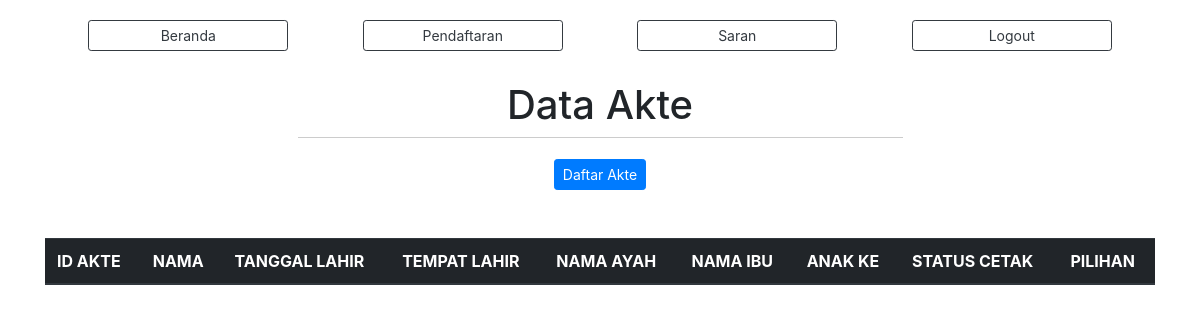
Page /?view=data-akte (signed in) on the earlier database version.
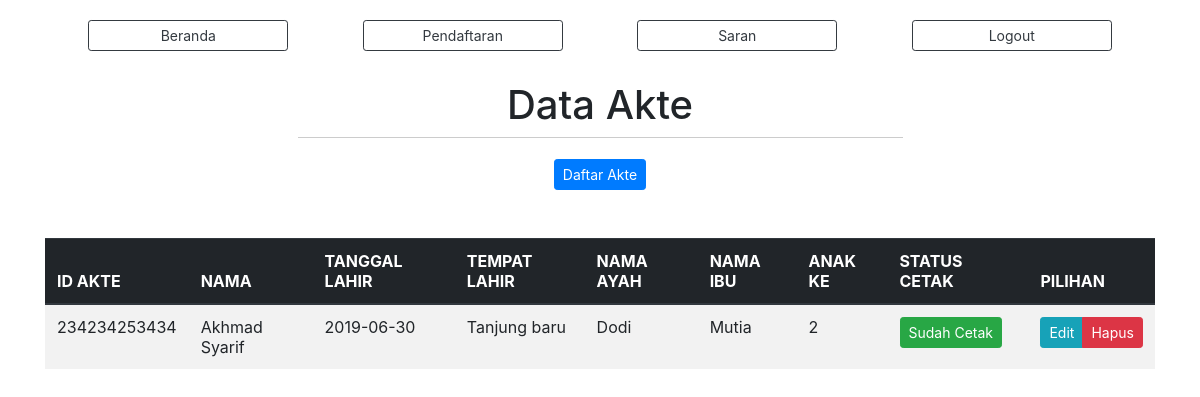
Same page on the later database version.
### tables this page shows
CREATE TABLE `akte_kelahiran` (
  `id_akte` int(100) NOT NULL,
  `no_akte` bigint(200) NOT NULL,
  `nama` varchar(25) NOT NULL,
  `tanggal_lahir` date NOT NULL,
  `tempat_lahir` varchar(50) NOT NULL,
  `nama_ayah` varchar(50) NOT NULL,
  `nama_ibu` varchar(50) NOT NULL,
  `anakke` int(5) NOT NULL,
  `status_cetak` int(5) NOT NULL DEFAULT 0,
  `tanggal_permohonan` date NOT NULL
);

### config/config.php (called while the page is built, shortened)
<?php
function base_url($url = null ) {
	$base_url = "http://localhost/aplikasi_kependudukan_capil/";
	if ($url != null ) {
		return $base_url."/".$url;
	} else  {
			return $base_url;
	}
}

### models/admin.php (called while the page is built, shortened)
<?php
class Admin
{
  private $mysqli;
  function __construct($mysqli)
  {
    $this->mysqli = $mysqli;
  }
  public function showAKTE()
  {
    $db = $this->mysqli->conn;
    $sql = " SELECT * FROM akte_kelahiran ";
    $query = $db->query($sql);
    return $query;
  }
}
?>

### view/akte/data-akte.php (the view)
<div class="header-hal">
    <h1>Data Akte</h1>
    <hr>
    <?php if (@$_SESSION['user']) { ?>
    <a href="?view=daftar-akte" class="btn btn-sm btn-primary">Daftar Akte</a>
  <?php } ?>
</div>
<div class="container mt-5">
  <table class="table table-striped table-hover">
    <thead class="thead-dark">
      <tr>
        <th>ID AKTE</th>
        <th>NAMA</th>
        <th>TANGGAL LAHIR</th>
        <th>TEMPAT LAHIR</th>
        <th>NAMA AYAH</th>
        <th>NAMA IBU</th>
        <th>ANAK KE</th>
        <?php if (@$_SESSION['hak_akses'] == 2) { ?>
        <th>STATUS CETAK</th>
        <th>PILIHAN</th>
        <?php } ?>
      </tr>
    </thead>
    <tbody>
      <?php
      $data = $objAdmin->showAKTE();
      while ($a = $data->fetch_object()) {
      ?>
      <tr>
        <td><?=$a->no_akte ?></td>
        <td><?=$a->nama ?></td>
        <td><?=$a->tanggal_lahir ?></td>
        <td><?=$a->tempat_lahir ?></td>
        <td><?=$a->nama_ayah ?></td>
        <td><?=$a->nama_ibu ?></td>
        <td><?=$a->anakke ?></td>
        <?php if (@$_SESSION['hak_akses'] == 2) { ?>
          <td>
            <?php
            if ($a->status_cetak == 0) { ?>
              <a href="?view=status-cetak-akte&nik=<?=$a->no_akte ?>&status=<?=$a->status_cetak ?>" class="btn btn-sm btn-dark">Belum Cetak</a>
            <?php
            }else{ ?>
            <a href="?view=status-cetak-akte&nik=<?=$a->no_akte ?>&status=<?=$a->status_cetak ?>" class="btn btn-sm btn-success">Sudah Cetak</a>
            <?php
            }
            ?>
          </td>
        <td>
          <div class="btn-group">
            <a href="?view=edit-akte&id=<?=$a->id_akte ?>" class="btn btn-sm btn-info">Edit</a>
            <a href="?view=hapus-akte&id=<?=$a->id_akte ?>" onclick="return confirm('Hapus data ?')" class="btn btn-sm btn-danger">Hapus</a>
          </div>
        </td>
        <?php } ?>
      </tr>
    <?php } ?>
    </tbody>
  </table>
</div>

### index.php (shortened to what this page needs)
<?php
require_once 'config/config.php';
include('models/admin.php');
?>
<html lang="en" dir="ltr">
  <head>
    <link rel="stylesheet" href="<?=base_url();?>assets/css/bootstrap.min.css">
    <link rel="stylesheet" href="<?=base_url();?>assets/css/home.css">
    <link rel="stylesheet" type="text/css" href="<?php echo base_url(); ?>assets/DataTables/datatables.min.css"/>
  </head>
  <body>
<div class="container">
  <div class="row header-atas">
    <div class="col-sm">
      <center>
      <a  href="?view=home">
        <button type="button" class="btn btn-outline-dark btn-sm">Beranda</button>
      </a>
        <a c href="?view=pendaftaran">
          <button type="button" class="btn btn-outline-dark btn-sm">Pendaftaran</button>
        </a>
      <?php if (@$_SESSION['hak_akses'] == 2) { ?>
      <a  href="?view=data-saran">
        <button type="button" class="btn btn-outline-dark btn-sm">Saran</button>
      </a>
      <?php }else{ ?>
      <a  href="?view=saran">
        <button type="button" class="btn btn-outline-dark btn-sm">Saran</button>
      </a>
      <?php } ?>
      <?php if (@$_SESSION['user']) { ?>
        <a href="?view=logout">
          <button type="button" class="btn btn-outline-dark btn-sm">Logout</button>
        </a>
      <?php }else{ ?>
        <a  href="?view=login">
          <button type="button" class="btn btn-outline-dark btn-sm">Login</button>
        </a>
      <?php } ?>
      </center>
    </div>
  </div>
</div>
        <div class="col">
            <h1>
                <?php include('page/page.php'); ?>
            </h1>
        </div>
</body>
</html>

### page/page.php (shortened to what this page needs)
<?php
if (@$_GET['view'] == '' || @$_GET['view'] == 'home')
{
    include 'view/home.php';
}
else if (@$_GET['view'] == 'login')
{
	include 'view/login.php';
}
elseif (@$_GET['view'] == 'logout')
{
    $objAdmin->logout();
    echo '<script>
    window.location="?view=login";
     </script>';
}
elseif (@$_GET['view'] == 'data-ktp')
{
 include 'view/ktp/data-ktp.php';
}
else if (@$_GET['view'] == 'daftar-ktp')
{
	include 'view/ktp/daftar-ktp.php';
}
elseif (@$_GET['view'] == 'edit-ktp')
{
  include 'view/ktp/edit-ktp.php';
}
else if (@$_GET['view'] == 'daftar-kk')
{
	include 'view/kartu-keluarga/daftar-kk.php';
}
elseif (@$_GET['view'] == 'data-kk')
{
  include 'view/kartu-keluarga/data-kk.php';
}
elseif (@$_GET['view'] == 'edit-kk')
{
  include 'view/kartu-keluarga/edit-kk.php';
}
else if (@$_GET['view'] == 'daftar-akte')
{
	include 'view/akte/daftar-akte.php';
}
elseif (@$_GET['view'] == 'data-akte')
{
  include 'view/akte/data-akte.php';
}
elseif (@$_GET['view'] == 'edit-akte')
{
  include 'view/akte/edit-akte.php';
}

### assets/css/home.css (style rules this page uses)
.header-hal { width: 100%; text-align: center; margin-top: 10px; }
hr { height: 1px; border-top: 1px solid #ccc; margin: auto; width: 50%; padding: 10px; }
.view-buku th, td { text-align: left; padding: 8px; }

### index.php (style rules this page uses)
.header-atas .col-sm button { width: 200px; margin: 20px 35px; }

Differences in the rows shown:
added akte_kelahiran: no_akte "234234253434", nama "Akhmad Syarif", tanggal_lahir "2019-06-30", tempat_lahir "Tanjung baru", nama_ayah "Dodi", nama_ibu "Mutia", anakke "2"
